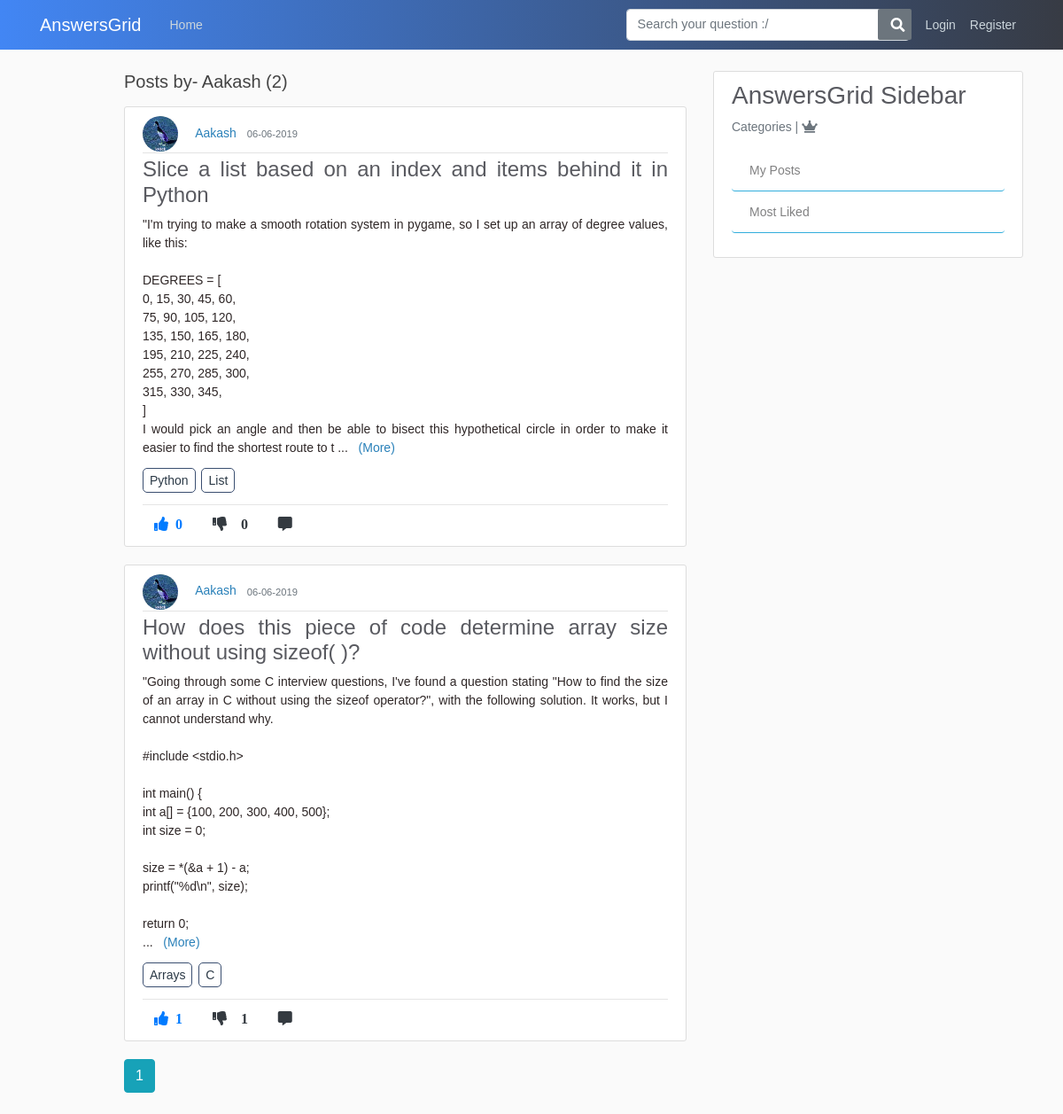
The page /user/Aakash on the database as committed earlier.
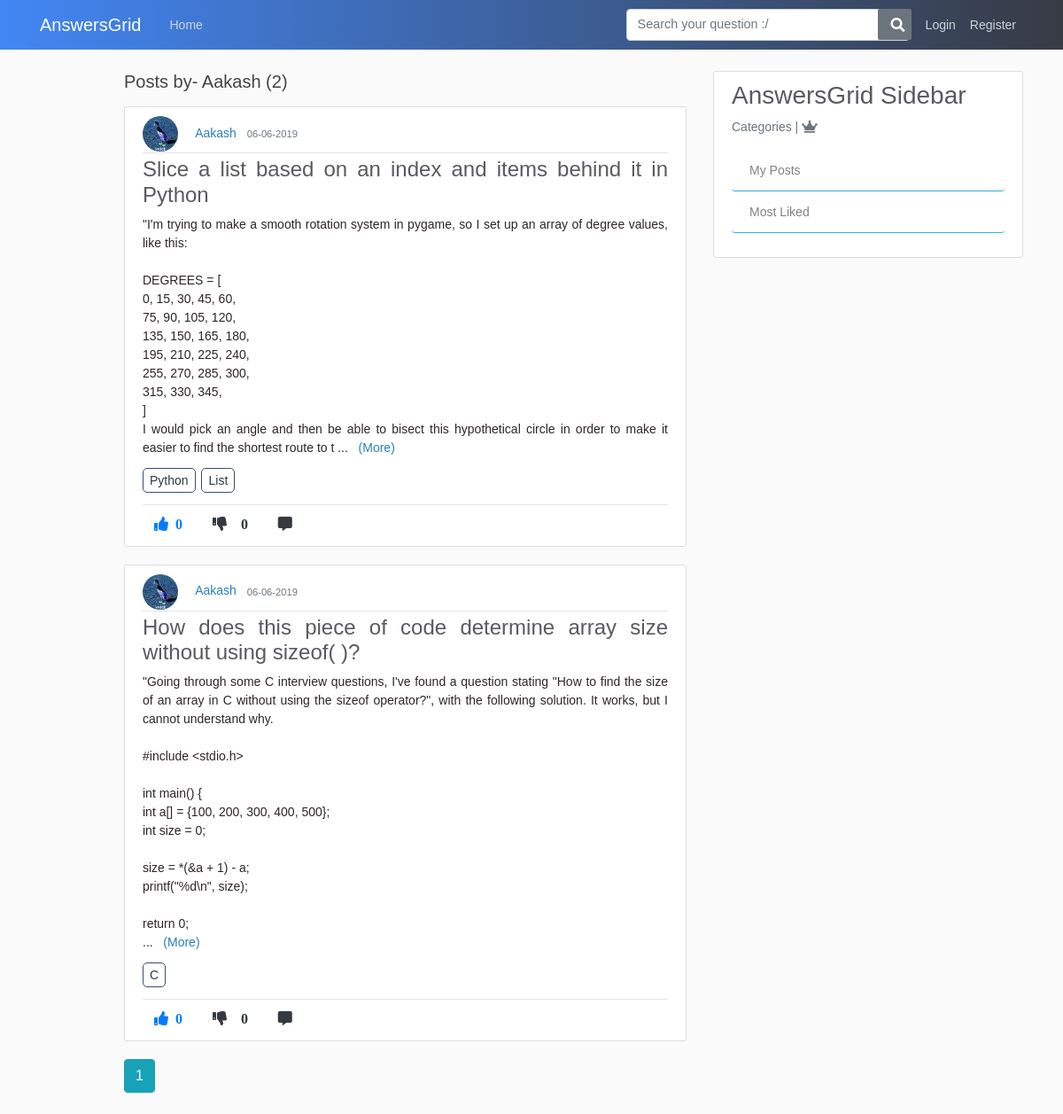
The same page on the database as committed later.
### application/models.py (models this page shows, shortened)
class Post(db.Model):
    id = db.Column(db.Integer, primary_key=True)
    title = db.Column(db.String(100), nullable=False)
    content = db.Column(db.Text, nullable=False)
    date_posted = db.Column(db.DateTime, nullable=False, default=datetime.utcnow)
    like_count = db.Column(db.Integer, nullable=False, default=0)
    dislike_count = db.Column(db.Integer, nullable=False, default=0)
    user_id = db.Column(db.Integer, db.ForeignKey('user.id'), nullable=False)
    comments = db.relationship('Comment', backref='commentOnPost', lazy=True)
    answers = db.relationship('Answer', backref='answerOnPost', lazy=True)
    favourites = db.relationship('Favourite', backref='favour_post', lazy=True)

class User(db.Model, UserMixin):
    id = db.Column(db.Integer, primary_key=True)
    username = db.Column(db.String(20), unique=True, nullable=False)
    email = db.Column(db.String(120), unique=True, nullable=False)
    image_file = db.Column(db.String(20), nullable=False, default='default.jpg')
    password = db.Column(db.String(60), nullable=False)
    posts = db.relationship('Post', backref='author', lazy=True)
    answers = db.relationship('Answer', backref="author", lazy=True)
    comments = db.relationship('Comment', backref='author', lazy=True)
    answercomments = db.relationship('AnswerComment', backref='author', lazy=True)
    favourites = db.relationship('Favourite', backref='author', lazy=True)

class tagposts(db.Model):
    id = db.Column(db.Integer, primary_key=True, nullable=False)
    post_id = db.Column(db.Integer, db.ForeignKey('post.id'), nullable=False)
    tag_id = db.Column(db.Integer, db.ForeignKey('tags.tag_id'), nullable=False)

class Tags(db.Model):
    tag_id = db.Column(db.Integer, primary_key=True, nullable=False)
    tag_title = db.Column(db.String,nullable=False)

### application/routes.py (the view)
@app.route("/user/<string:username>")
def user_posts(username):
    page = request.args.get('page', 1, type=int)
    user = User.query.filter_by(username=username).first_or_404()
    posts = Post.query.filter_by(author=user)\
        .order_by(Post.date_posted.desc())\
        .paginate(page=page, per_page=5)
    joinedTables = db.session.query(tagposts.post_id,tagposts.tag_id,Tags.tag_title,Post.title,Post.user_id,Post.like_count,Post.content).join(Tags).join(Post).all()
    return render_template('user_posts.html', posts=posts, user=user, joinedTables=joinedTables)

### application/templates/user_posts.html (shortened to what this page needs)
{% extends "layout.html" %}
{% block content %}
    <h5 class="mb-3">Posts by- {{ user.username }} ({{ posts.total }}) </h5>
    {% for post in posts.items %}
        <article class="media content-section">
          <div class="media-body">
            <div class="article-metadata">
              <img class="rounded-circle article-img" src="{{ url_for('static', filename='profile_pics/' + post.author.image_file) }}">
              <a class="mr-2" href="{{ url_for('user_posts', username=post.author.username) }}">{{ post.author.username }}</a>
              <small class="text-muted">{{ post.date_posted.strftime('%d-%m-%Y') }}</small>
            </div>
            <h4 class="text-justify"><a class="article-title" href="{{ url_for('comment_post', post_id=post.id) }}">{{ post.title }}</a></h4>
            <p class="article-content more text-justify">{{ post.content }}</p>
            {% for tag in joinedTables %}
            {% if post.id == tag[0] %}
            <a class="article-content tag-style text-justify" href="{{ url_for('tags', tag_title=tag.tag_title) }}">{{ tag.tag_title }}</a>
            {% endif %}
            {% endfor %}<hr>
            <div class="footRow">
                {%  if current_user.is_authenticated %}
                  <a><i class="fas fa-thumbs-up mr-1 btn upvote"id="/vote/{{post.id}}/{{current_user.id}}" onclick="contentDisp(this);">  {{ post.like_count }} </i></a>
                  <a><i class="fas fa-thumbs-down mr-1 btn upvote" id="/downvote/{{post.id}}/{{current_user.id}}" onclick="contentDisp(this);" >  {{ post.dislike_count }} </i></a>
                  <a href="{{url_for('comment_post', post_id=post.id)}}"><i class="fas fa-comment-alt mr-1 btn text-dark"></i></a>
                  <a class="a2a_dd" href="https://www.addtoany.com/share"><i class="far fa-share-square btn"></i></a>
                  {% else %}
                  <a href="{{url_for('login')}}"><i class="fas fa-thumbs-up mr-1 btn text-primary upvote"><span class="ml-2 likes-count">{{ post.like_count }}</span></i></a>
                  <a href="{{url_for('login')}}"><i class="fas fa-thumbs-down mr-1 btn text-dark"><span id="demo" class="ml-3">{{ post.like_count }}</i></a>
                  <a href="{{url_for('comment_post', post_id=post.id)}}"><i class="fas fa-comment-alt mr-1 btn text-dark"></i></a>
                {% endif %}
               </div>
          </div>
        </article>
    {% endfor %}
    {% for page_num in posts.iter_pages(left_edge=1, right_edge=1, left_current=1, right_current=2) %}
      {% if page_num %}
        {% if posts.page == page_num %}
          <a class="btn btn-info mb-4" href="{{ url_for('user_posts', username=user.username, page=page_num) }}">{{ page_num }}</a>
        {% else %}
          <a class="btn btn-outline-info mb-4" href="{{ url_for('user_posts', username=user.username, page=page_num) }}">{{ page_num }}</a>
        {% endif %}
      {% else %}
      ...
      {% endif %}
    {% endfor %}
{% endblock content %}

Rows that differ between the two databases and show on the page:
removed tagposts: tag_title "Arrays", shown under Post "How does this piece of code determine array size without using sizeof( )?"
changed Post "How does this piece of code determine array size without using sizeof( )?": like_count "1" → "0"
